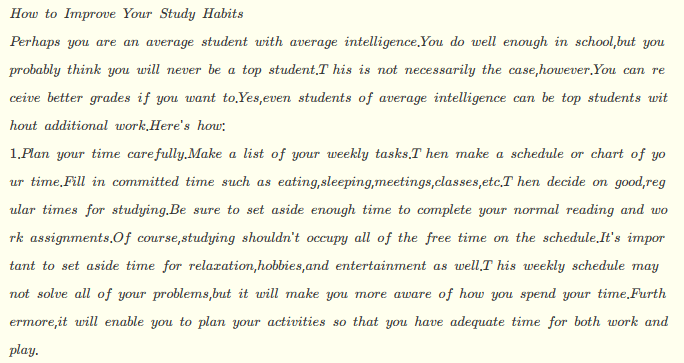
#> input picture test.png, 684 x 363 px
$ python opencv3.py --image test.png
#> lines starting #> are read from the running program, lines starting #| are printed output that depends on the picture
import cv2
import argparse


ap = argparse.ArgumentParser ()

ap.add_argument("-i", "--image", required=True, help="Path to the image")

args = vars(ap.parse_args())


image = cv2.imread(args["image"])
#> image is the input picture: shape (363, 684, 3); mean B, G, R 226.9, 242.9, 242.9
cv2.imshow("Original", image) # 计算图像的中心点
(h, w) = image.shape[:2]
#> h = 363; w = 684
(cX, cY) = (w // 2, h // 2) # 将图像平均分成四部分并显示
#> cX = 342; cY = 181
tl = image[0:cY, 0:cX]
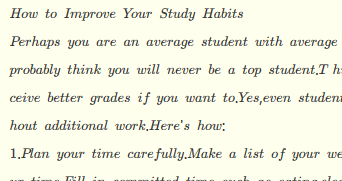
#> tl: shape (181, 342, 3); mean B, G, R 225.9, 241.9, 241.9
tr = image[0:cY, cX:w]
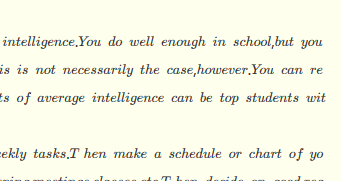
#> tr: shape (181, 342, 3); mean B, G, R 229.4, 245.6, 245.6
br = image[cY:h, cX:w]
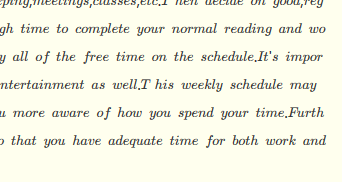
#> br: shape (182, 342, 3); mean B, G, R 226.4, 242.3, 242.3
bl = image[cY:h, 0:cX]
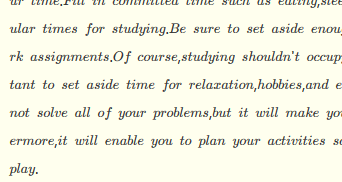
#> bl: shape (182, 342, 3); mean B, G, R 225.8, 241.7, 241.7
cv2.imshow("Top-Left Corner", tl)
cv2.imshow("Top-Right Corner", tr)
cv2.imshow("Bottom-Right Corner", br)
cv2.imshow("Bottom-Left Corner", bl)
cv2.waitKey(0)
